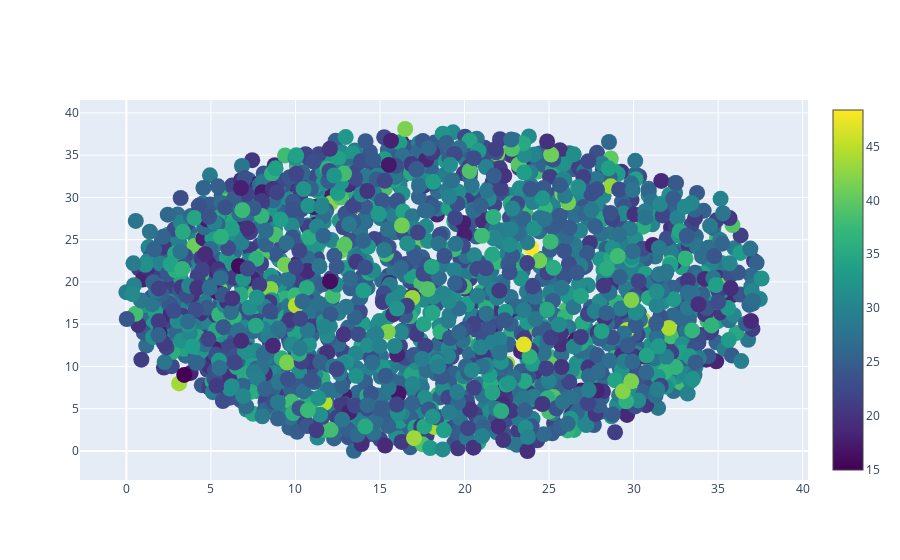

The cell this chart's notebook holds for it:
### Code cell
analysis.dimenfix_scatter_plot()

### Figure 1 — Plotly figure (JSON) as saved in the notebook; plotly's stock layout.template omitted (floating-point values rounded to 4 significant figures; data arrays with more than 128 entries replaced by an {"elided": "..."} marker saying what was removed)
{"data": [{"marker": {"color": {"elided": "2000 float values"}, "colorscale": [[0, "#440154"], [0.1111, "#482878"], [0.2222, "#3e4989"], [0.3333, "#31688e"], [0.4444, "#26828e"], [0.5556, "#1f9e89"], [0.6667, "#35b779"], [0.7778, "#6ece58"], [0.8889, "#b5de2b"], [1, "#fde725"]], "showscale": true, "size": 16}, "mode": "markers", "type": "scatter", "x": {"elided": "2000 float values"}, "y": {"elided": "2000 float values"}}], "layout": {}}
